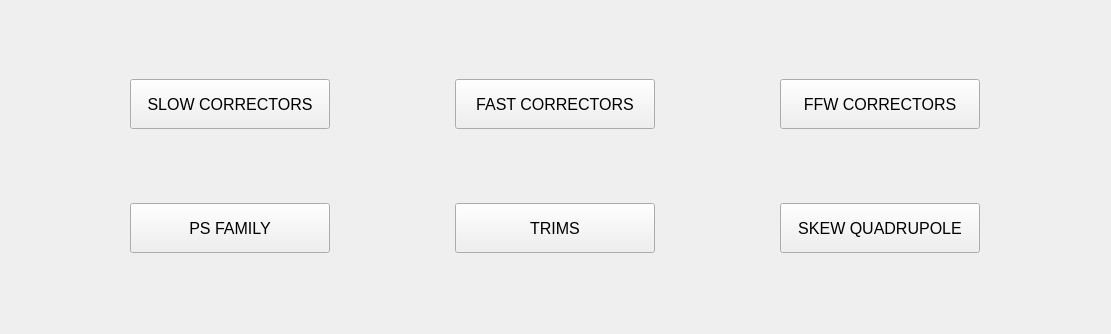
         <widget class="QWidget" name="scrollarealtb_2">
          <property name="geometry">
           <rect>
            <x>0</x>
            <y>0</y>
            <width>1111</width>
            <height>334</height>
           </rect>
          </property>
          <layout class="QGridLayout" name="gridLayout_17">
           <item row="2" column="2">
            <widget class="QPushButton" name="btnskewquad">
             <property name="enabled">
              <bool>true</bool>
             </property>
             <property name="sizePolicy">
              <sizepolicy hsizetype="Fixed" vsizetype="Fixed">
               <horstretch>0</horstretch>
               <verstretch>0</verstretch>
              </sizepolicy>
             </property>
             <property name="minimumSize">
              <size>
               <width>200</width>
               <height>50</height>
              </size>
             </property>
             <property name="maximumSize">
              <size>
               <width>200</width>
               <height>50</height>
              </size>
             </property>
             <property name="font">
              <font>
               <family>Cantarell</family>
               <pointsize>12</pointsize>
              </font>
             </property>
             <property name="text">
              <string>SKEW QUADRUPOLE</string>
             </property>
             <property name="iconSize">
              <size>
               <width>16</width>
               <height>16</height>
              </size>
             </property>
            </widget>
           </item>
           <item row="0" column="2">
            <widget class="QPushButton" name="btnffwcorr">
             <property name="enabled">
              <bool>true</bool>
             </property>
             <property name="sizePolicy">
              <sizepolicy hsizetype="Fixed" vsizetype="Fixed">
               <horstretch>0</horstretch>
               <verstretch>0</verstretch>
              </sizepolicy>
             </property>
             <property name="minimumSize">
              <size>
               <width>200</width>
               <height>50</height>
              </size>
             </property>
             <property name="maximumSize">
              <size>
               <width>200</width>
               <height>50</height>
              </size>
             </property>
             <property name="font">
              <font>
               <family>Cantarell</family>
               <pointsize>12</pointsize>
              </font>
             </property>
             <property name="text">
              <string>FFW CORRECTORS</string>
             </property>
             <property name="iconSize">
              <size>
               <width>16</width>
               <height>16</height>
              </size>
             </property>
            </widget>
           </item>
           <item row="0" column="0">
            <widget class="QPushButton" name="btncorrsi">
             <property name="enabled">
              <bool>true</bool>
             </property>
             <property name="sizePolicy">
              <sizepolicy hsizetype="Fixed" vsizetype="Fixed">
               <horstretch>0</horstretch>
               <verstretch>0</verstretch>
              </sizepolicy>
             </property>
             <property name="minimumSize">
              <size>
               <width>200</width>
               <height>50</height>
              </size>
             </property>
             <property name="maximumSize">
              <size>
               <width>200</width>
               <height>50</height>
              </size>
             </property>
             <property name="font">
              <font>
               <family>Cantarell</family>
               <pointsize>12</pointsize>
              </font>
             </property>
             <property name="text">
              <string>SLOW CORRECTORS</string>
             </property>
             <property name="iconSize">
              <size>
               <width>16</width>
               <height>16</height>
              </size>
             </property>
            </widget>
           </item>
           <item row="2" column="0">
            <widget class="QPushButton" name="btnpsfamilysi">
             <property name="enabled">
              <bool>true</bool>
             </property>
             <property name="sizePolicy">
              <sizepolicy hsizetype="Fixed" vsizetype="Fixed">
               <horstretch>0</horstretch>
               <verstretch>0</verstretch>
              </sizepolicy>
             </property>
             <property name="minimumSize">
              <size>
               <width>200</width>
               <height>50</height>
              </size>
             </property>
             <property name="maximumSize">
              <size>
               <width>200</width>
               <height>50</height>
              </size>
             </property>
             <property name="font">
              <font>
               <family>Cantarell</family>
               <pointsize>12</pointsize>
              </font>
             </property>
             <property name="text">
              <string>PS FAMILY</string>
             </property>
             <property name="iconSize">
              <size>
               <width>16</width>
               <height>16</height>
              </size>
             </property>
            </widget>
           </item>
           <item row="0" column="1">
            <widget class="QPushButton" name="btnfcorrsi">
             <property name="enabled">
              <bool>true</bool>
             </property>
             <property name="sizePolicy">
              <sizepolicy hsizetype="Fixed" vsizetype="Fixed">
               <horstretch>0</horstretch>
               <verstretch>0</verstretch>
              </sizepolicy>
             </property>
             <property name="minimumSize">
              <size>
               <width>200</width>
               <height>50</height>
              </size>
             </property>
             <property name="maximumSize">
              <size>
               <width>200</width>
               <height>50</height>
              </size>
             </property>
             <property name="font">
              <font>
               <family>Cantarell</family>
               <pointsize>12</pointsize>
              </font>
             </property>
             <property name="text">
              <string>FAST CORRECTORS</string>
             </property>
             <property name="iconSize">
              <size>
               <width>16</width>
               <height>16</height>
              </size>
             </property>
            </widget>
           </item>
           <item row="2" column="1">
            <widget class="QPushButton" name="btntrims">
             <property name="enabled">
              <bool>true</bool>
             </property>
             <property name="sizePolicy">
              <sizepolicy hsizetype="Fixed" vsizetype="Fixed">
               <horstretch>0</horstretch>
               <verstretch>0</verstretch>
              </sizepolicy>
             </property>
             <property name="minimumSize">
              <size>
               <width>200</width>
               <height>50</height>
              </size>
             </property>
             <property name="maximumSize">
              <size>
               <width>200</width>
               <height>50</height>
              </size>
             </property>
             <property name="font">
              <font>
               <family>Cantarell</family>
               <pointsize>12</pointsize>
              </font>
             </property>
             <property name="text">
              <string>TRIMS</string>
             </property>
             <property name="iconSize">
              <size>
               <width>16</width>
               <height>16</height>
              </size>
             </property>
            </widget>
           </item>
          </layout>
         </widget>
